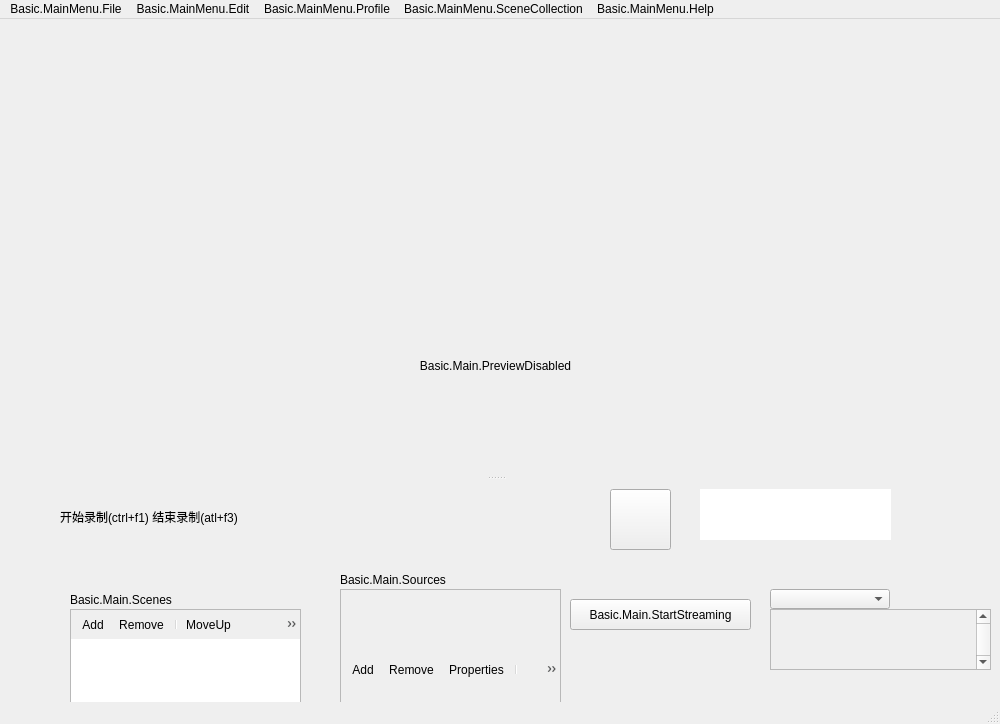
<?xml version="1.0" encoding="UTF-8"?>
<ui version="4.0">
 <author>Jim</author>
 <class>OBSBasic</class>
 <widget class="QMainWindow" name="OBSBasic">
  <property name="geometry">
   <rect>
    <x>0</x>
    <y>0</y>
    <width>1000</width>
    <height>724</height>
   </rect>
  </property>
  <property name="sizePolicy">
   <sizepolicy hsizetype="Minimum" vsizetype="Minimum">
    <horstretch>0</horstretch>
    <verstretch>0</verstretch>
   </sizepolicy>
  </property>
  <property name="minimumSize">
   <size>
    <width>0</width>
    <height>0</height>
   </size>
  </property>
  <property name="windowTitle">
   <string>.MainWindow</string>
  </property>
  <property name="windowIcon">
   <iconset resource="obs.qrc">
    <normaloff>:/res/images/obs.png</normaloff>:/res/images/obs.png</iconset>
  </property>
  <property name="styleSheet">
   <string notr="true"/>
  </property>
  <widget class="QWidget" name="centralwidget">
   <widget class="QSplitter" name="mainSplitter">
    <property name="geometry">
     <rect>
      <x>60</x>
      <y>10</y>
      <width>871</width>
      <height>451</height>
     </rect>
    </property>
    <property name="orientation">
     <enum>Qt::Vertical</enum>
    </property>
    <property name="childrenCollapsible">
     <bool>false</bool>
    </property>
    <widget class="QWidget" name="verticalLayoutWidget_7">
     <layout class="QVBoxLayout" name="verticalLayout_14">
      <item>
       <layout class="QHBoxLayout" name="previewLayout">
        <property name="spacing">
         <number>2</number>
        </property>
        <item>
         <layout class="QVBoxLayout" name="previewTextLayout">
          <property name="spacing">
           <number>4</number>
          </property>
          <item>
           <widget class="OBSBasicPreview" name="preview" native="true">
            <property name="sizePolicy">
             <sizepolicy hsizetype="Expanding" vsizetype="Expanding">
              <horstretch>0</horstretch>
              <verstretch>0</verstretch>
             </sizepolicy>
            </property>
            <property name="minimumSize">
             <size>
              <width>32</width>
              <height>32</height>
             </size>
            </property>
            <property name="focusPolicy">
             <enum>Qt::ClickFocus</enum>
            </property>
            <property name="contextMenuPolicy">
             <enum>Qt::CustomContextMenu</enum>
            </property>
           </widget>
          </item>
         </layout>
        </item>
       </layout>
      </item>
      <item>
       <widget class="QLabel" name="previewDisabledLabel">
        <property name="sizePolicy">
         <sizepolicy hsizetype="Expanding" vsizetype="Expanding">
          <horstretch>0</horstretch>
          <verstretch>0</verstretch>
         </sizepolicy>
        </property>
        <property name="contextMenuPolicy">
         <enum>Qt::CustomContextMenu</enum>
        </property>
        <property name="text">
         <string>Basic.Main.PreviewDisabled</string>
        </property>
        <property name="alignment">
         <set>Qt::AlignCenter</set>
        </property>
       </widget>
      </item>
     </layout>
    </widget>
    <widget class="QWidget" name="gridLayoutWidget_2">
     <layout class="QGridLayout" name="gridLayout_2"/>
    </widget>
   </widget>
   <widget class="QPushButton" name="recordButton">
    <property name="geometry">
     <rect>
      <x>610</x>
      <y>470</y>
      <width>61</width>
      <height>61</height>
     </rect>
    </property>
    <property name="styleSheet">
     <string notr="true">
border-image: url(:/res/images/btn_play_normal.png);</string>
    </property>
    <property name="text">
     <string/>
    </property>
   </widget>
   <widget class="QPushButton" name="streamButton">
    <property name="enabled">
     <bool>true</bool>
    </property>
    <property name="geometry">
     <rect>
      <x>570</x>
      <y>580</y>
      <width>181</width>
      <height>31</height>
     </rect>
    </property>
    <property name="sizePolicy">
     <sizepolicy hsizetype="Preferred" vsizetype="Fixed">
      <horstretch>0</horstretch>
      <verstretch>0</verstretch>
     </sizepolicy>
    </property>
    <property name="styleSheet">
     <string notr="true"/>
    </property>
    <property name="text">
     <string>Basic.Main.StartStreaming</string>
    </property>
    <property name="checkable">
     <bool>false</bool>
    </property>
   </widget>
   <widget class="VScrollArea" name="scrollArea">
    <property name="geometry">
     <rect>
      <x>770</x>
      <y>590</y>
      <width>221</width>
      <height>61</height>
     </rect>
    </property>
    <property name="minimumSize">
     <size>
      <width>220</width>
      <height>0</height>
     </size>
    </property>
    <property name="frameShape">
     <enum>QFrame::StyledPanel</enum>
    </property>
    <property name="frameShadow">
     <enum>QFrame::Sunken</enum>
    </property>
    <property name="verticalScrollBarPolicy">
     <enum>Qt::ScrollBarAlwaysOn</enum>
    </property>
    <property name="horizontalScrollBarPolicy">
     <enum>Qt::ScrollBarAlwaysOff</enum>
    </property>
    <property name="widgetResizable">
     <bool>true</bool>
    </property>
    <widget class="QWidget" name="volumeWidgets">
     <property name="geometry">
      <rect>
       <x>0</x>
       <y>0</y>
       <width>202</width>
       <height>16</height>
      </rect>
     </property>
     <property name="sizePolicy">
      <sizepolicy hsizetype="Preferred" vsizetype="Maximum">
       <horstretch>0</horstretch>
       <verstretch>0</verstretch>
      </sizepolicy>
     </property>
     <layout class="QVBoxLayout" name="verticalLayout_18">
      <property name="spacing">
       <number>0</number>
      </property>
      <property name="leftMargin">
       <number>0</number>
      </property>
      <property name="topMargin">
       <number>0</number>
      </property>
      <property name="rightMargin">
       <number>0</number>
      </property>
      <property name="bottomMargin">
       <number>0</number>
      </property>
     </layout>
    </widget>
   </widget>
   <widget class="QPushButton" name="advAudioProps">
    <property name="geometry">
     <rect>
      <x>920</x>
      <y>550</y>
      <width>22</width>
      <height>22</height>
     </rect>
    </property>
    <property name="sizePolicy">
     <sizepolicy hsizetype="Maximum" vsizetype="Maximum">
      <horstretch>0</horstretch>
      <verstretch>0</verstretch>
     </sizepolicy>
    </property>
    <property name="maximumSize">
     <size>
      <width>22</width>
      <height>22</height>
     </size>
    </property>
    <property name="accessibleName">
     <string>Basic.AdvAudio</string>
    </property>
    <property name="text">
     <string notr="true"/>
    </property>
    <property name="icon">
     <iconset resource="obs.qrc">
      <normaloff>:/res/images/configuration21_16.png</normaloff>:/res/images/configuration21_16.png</iconset>
    </property>
    <property name="flat">
     <bool>true</bool>
    </property>
    <property name="themeID" stdset="0">
     <string notr="true">configIconSmall</string>
    </property>
   </widget>
   <widget class="QFrame" name="scenesFrame">
    <property name="geometry">
     <rect>
      <x>70</x>
      <y>590</y>
      <width>231</width>
      <height>131</height>
     </rect>
    </property>
    <property name="sizePolicy">
     <sizepolicy hsizetype="Expanding" vsizetype="Expanding">
      <horstretch>0</horstretch>
      <verstretch>0</verstretch>
     </sizepolicy>
    </property>
    <property name="minimumSize">
     <size>
      <width>160</width>
      <height>0</height>
     </size>
    </property>
    <property name="maximumSize">
     <size>
      <width>260</width>
      <height>16777215</height>
     </size>
    </property>
    <property name="frameShape">
     <enum>QFrame::StyledPanel</enum>
    </property>
    <property name="frameShadow">
     <enum>QFrame::Sunken</enum>
    </property>
    <layout class="QVBoxLayout" name="verticalLayout_11">
     <property name="spacing">
      <number>0</number>
     </property>
     <property name="leftMargin">
      <number>0</number>
     </property>
     <property name="topMargin">
      <number>0</number>
     </property>
     <property name="rightMargin">
      <number>0</number>
     </property>
     <property name="bottomMargin">
      <number>0</number>
     </property>
     <item>
      <widget class="QToolBar" name="scenesToolbar">
       <property name="iconSize">
        <size>
         <width>16</width>
         <height>16</height>
        </size>
       </property>
       <property name="floatable">
        <bool>false</bool>
       </property>
       <addaction name="actionAddScene"/>
       <addaction name="actionRemoveScene"/>
       <addaction name="separator"/>
       <addaction name="actionSceneUp"/>
       <addaction name="actionSceneDown"/>
      </widget>
     </item>
     <item>
      <widget class="QListWidget" name="scenes">
       <property name="sizePolicy">
        <sizepolicy hsizetype="Preferred" vsizetype="Expanding">
         <horstretch>0</horstretch>
         <verstretch>0</verstretch>
        </sizepolicy>
       </property>
       <property name="contextMenuPolicy">
        <enum>Qt::CustomContextMenu</enum>
       </property>
       <property name="frameShape">
        <enum>QFrame::NoFrame</enum>
       </property>
       <property name="frameShadow">
        <enum>QFrame::Plain</enum>
       </property>
       <property name="showDropIndicator" stdset="0">
        <bool>true</bool>
       </property>
       <property name="dragEnabled">
        <bool>true</bool>
       </property>
       <property name="dragDropMode">
        <enum>QAbstractItemView::InternalMove</enum>
       </property>
       <property name="defaultDropAction">
        <enum>Qt::TargetMoveAction</enum>
       </property>
       <addaction name="actionRemoveScene"/>
      </widget>
     </item>
     <item>
      <spacer name="scenesFixedSizeHSpacer">
       <property name="orientation">
        <enum>Qt::Horizontal</enum>
       </property>
       <property name="sizeType">
        <enum>QSizePolicy::Fixed</enum>
       </property>
       <property name="sizeHint" stdset="0">
        <size>
         <width>150</width>
         <height>0</height>
        </size>
       </property>
      </spacer>
     </item>
    </layout>
   </widget>
   <widget class="QFrame" name="sourcesFrame">
    <property name="geometry">
     <rect>
      <x>340</x>
      <y>570</y>
      <width>221</width>
      <height>161</height>
     </rect>
    </property>
    <property name="sizePolicy">
     <sizepolicy hsizetype="Expanding" vsizetype="Expanding">
      <horstretch>0</horstretch>
      <verstretch>0</verstretch>
     </sizepolicy>
    </property>
    <property name="minimumSize">
     <size>
      <width>160</width>
      <height>0</height>
     </size>
    </property>
    <property name="maximumSize">
     <size>
      <width>260</width>
      <height>16777215</height>
     </size>
    </property>
    <property name="frameShape">
     <enum>QFrame::StyledPanel</enum>
    </property>
    <property name="frameShadow">
     <enum>QFrame::Sunken</enum>
    </property>
    <layout class="QVBoxLayout" name="verticalLayout_16">
     <property name="spacing">
      <number>0</number>
     </property>
     <property name="leftMargin">
      <number>0</number>
     </property>
     <property name="topMargin">
      <number>0</number>
     </property>
     <property name="rightMargin">
      <number>0</number>
     </property>
     <property name="bottomMargin">
      <number>0</number>
     </property>
     <item>
      <widget class="QToolBar" name="sourcesToolbar">
       <property name="iconSize">
        <size>
         <width>16</width>
         <height>16</height>
        </size>
       </property>
       <property name="floatable">
        <bool>false</bool>
       </property>
       <addaction name="actionAddSource"/>
       <addaction name="actionRemoveSource"/>
       <addaction name="actionSourceProperties"/>
       <addaction name="separator"/>
       <addaction name="actionSourceUp"/>
       <addaction name="actionSourceDown"/>
      </widget>
     </item>
     <item>
      <spacer name="sourcesFixedSizeHSpacer">
       <property name="orientation">
        <enum>Qt::Horizontal</enum>
       </property>
       <property name="sizeType">
        <enum>QSizePolicy::Fixed</enum>
       </property>
       <property name="sizeHint" stdset="0">
        <size>
         <width>150</width>
         <height>0</height>
        </size>
       </property>
      </spacer>
     </item>
    </layout>
   </widget>
   <widget class="QLabel" name="scenesLabel">
    <property name="geometry">
     <rect>
      <x>70</x>
      <y>570</y>
      <width>111</width>
      <height>21</height>
     </rect>
    </property>
    <property name="text">
     <string>Basic.Main.Scenes</string>
    </property>
   </widget>
   <widget class="QLabel" name="sourcesLabel">
    <property name="geometry">
     <rect>
      <x>340</x>
      <y>550</y>
      <width>121</width>
      <height>21</height>
     </rect>
    </property>
    <property name="text">
     <string>Basic.Main.Sources</string>
    </property>
   </widget>
   <widget class="QLabel" name="label">
    <property name="geometry">
     <rect>
      <x>60</x>
      <y>490</y>
      <width>271</width>
      <height>16</height>
     </rect>
    </property>
    <property name="text">
     <string>开始录制(ctrl+f1) 结束录制(atl+f3)</string>
    </property>
   </widget>
   <widget class="SourceListWidget" name="sources">
    <property name="geometry">
     <rect>
      <x>700</x>
      <y>470</y>
      <width>191</width>
      <height>51</height>
     </rect>
    </property>
    <property name="sizePolicy">
     <sizepolicy hsizetype="Preferred" vsizetype="Expanding">
      <horstretch>0</horstretch>
      <verstretch>0</verstretch>
     </sizepolicy>
    </property>
    <property name="contextMenuPolicy">
     <enum>Qt::CustomContextMenu</enum>
    </property>
    <property name="frameShape">
     <enum>QFrame::NoFrame</enum>
    </property>
    <property name="showDropIndicator" stdset="0">
     <bool>true</bool>
    </property>
    <property name="dragEnabled">
     <bool>true</bool>
    </property>
    <property name="dragDropMode">
     <enum>QAbstractItemView::InternalMove</enum>
    </property>
    <property name="defaultDropAction">
     <enum>Qt::TargetMoveAction</enum>
    </property>
    <property name="selectionMode">
     <enum>QAbstractItemView::ExtendedSelection</enum>
    </property>
    <addaction name="actionRemoveSource"/>
   </widget>
   <widget class="QComboBox" name="transitions">
    <property name="geometry">
     <rect>
      <x>770</x>
      <y>570</y>
      <width>120</width>
      <height>20</height>
     </rect>
    </property>
    <property name="minimumSize">
     <size>
      <width>120</width>
      <height>0</height>
     </size>
    </property>
   </widget>
  </widget>
  <widget class="QMenuBar" name="menubar">
   <property name="geometry">
    <rect>
     <x>0</x>
     <y>0</y>
     <width>1000</width>
     <height>23</height>
    </rect>
   </property>
   <widget class="QMenu" name="menu_File">
    <property name="title">
     <string>Basic.MainMenu.File</string>
    </property>
    <addaction name="actionShow_Recordings"/>
    <addaction name="actionRemux"/>
    <addaction name="separator"/>
    <addaction name="action_Settings"/>
    <addaction name="actionBasic_MainMenu_File_Source"/>
    <addaction name="actionShowSettingsFolder"/>
    <addaction name="actionShowProfileFolder"/>
    <addaction name="separator"/>
    <addaction name="actionAlwaysOnTop"/>
    <addaction name="separator"/>
    <addaction name="actionE_xit"/>
   </widget>
   <widget class="QMenu" name="menuBasic_MainMenu_Help">
    <property name="title">
     <string>Basic.MainMenu.Help</string>
    </property>
    <widget class="QMenu" name="menuLogFiles">
     <property name="title">
      <string>Basic.MainMenu.Help.Logs</string>
     </property>
     <addaction name="actionShowLogs"/>
     <addaction name="actionUploadCurrentLog"/>
     <addaction name="actionUploadLastLog"/>
     <addaction name="actionViewCurrentLog"/>
    </widget>
    <addaction name="actionWebsite"/>
    <addaction name="separator"/>
    <addaction name="menuLogFiles"/>
    <addaction name="actionCheckForUpdates"/>
   </widget>
   <widget class="QMenu" name="menuBasic_MainMenu_Edit">
    <property name="title">
     <string>Basic.MainMenu.Edit</string>
    </property>
    <widget class="QMenu" name="transformMenu">
     <property name="title">
      <string>Basic.MainMenu.Edit.Transform</string>
     </property>
     <addaction name="actionEditTransform"/>
     <addaction name="actionResetTransform"/>
     <addaction name="separator"/>
     <addaction name="actionRotate90CW"/>
     <addaction name="actionRotate90CCW"/>
     <addaction name="actionRotate180"/>
     <addaction name="separator"/>
     <addaction name="actionFlipHorizontal"/>
     <addaction name="actionFlipVertical"/>
     <addaction name="separator"/>
     <addaction name="actionFitToScreen"/>
     <addaction name="actionStretchToScreen"/>
     <addaction name="actionCenterToScreen"/>
    </widget>
    <widget class="QMenu" name="orderMenu">
     <property name="title">
      <string>Basic.MainMenu.Edit.Order</string>
     </property>
     <addaction name="actionMoveUp"/>
     <addaction name="actionMoveDown"/>
     <addaction name="separator"/>
     <addaction name="actionMoveToTop"/>
     <addaction name="actionMoveToBottom"/>
    </widget>
    <addaction name="transformMenu"/>
    <addaction name="orderMenu"/>
    <addaction name="separator"/>
    <addaction name="actionAdvAudioProperties"/>
   </widget>
   <widget class="QMenu" name="profileMenu">
    <property name="title">
     <string>Basic.MainMenu.Profile</string>
    </property>
    <addaction name="actionNewProfile"/>
    <addaction name="actionDupProfile"/>
    <addaction name="actionRenameProfile"/>
    <addaction name="actionRemoveProfile"/>
    <addaction name="separator"/>
   </widget>
   <widget class="QMenu" name="sceneCollectionMenu">
    <property name="title">
     <string>Basic.MainMenu.SceneCollection</string>
    </property>
    <addaction name="actionNewSceneCollection"/>
    <addaction name="actionDupSceneCollection"/>
    <addaction name="actionRenameSceneCollection"/>
    <addaction name="actionRemoveSceneCollection"/>
    <addaction name="separator"/>
   </widget>
   <addaction name="menu_File"/>
   <addaction name="menuBasic_MainMenu_Edit"/>
   <addaction name="profileMenu"/>
   <addaction name="sceneCollectionMenu"/>
   <addaction name="menuBasic_MainMenu_Help"/>
  </widget>
  <widget class="OBSBasicStatusBar" name="statusbar"/>
  <action name="actionAddScene">
   <property name="icon">
    <iconset resource="obs.qrc">
     <normaloff>:/res/images/add.png</normaloff>:/res/images/add.png</iconset>
   </property>
   <property name="text">
    <string>Add</string>
   </property>
   <property name="themeID" stdset="0">
    <string notr="true">addIconSmall</string>
   </property>
  </action>
  <action name="actionAddSource">
   <property name="icon">
    <iconset resource="obs.qrc">
     <normaloff>:/res/images/add.png</normaloff>:/res/images/add.png</iconset>
   </property>
   <property name="text">
    <string>Add</string>
   </property>
   <property name="themeID" stdset="0">
    <string notr="true">addIconSmall</string>
   </property>
  </action>
  <action name="actionRemoveScene">
   <property name="icon">
    <iconset resource="obs.qrc">
     <normaloff>:/res/images/list_remove.png</normaloff>:/res/images/list_remove.png</iconset>
   </property>
   <property name="text">
    <string>Remove</string>
   </property>
   <property name="shortcut">
    <string>Del</string>
   </property>
   <property name="shortcutContext">
    <enum>Qt::WidgetWithChildrenShortcut</enum>
   </property>
   <property name="themeID" stdset="0">
    <string notr="true">removeIconSmall</string>
   </property>
  </action>
  <action name="actionRemoveSource">
   <property name="icon">
    <iconset resource="obs.qrc">
     <normaloff>:/res/images/list_remove.png</normaloff>:/res/images/list_remove.png</iconset>
   </property>
   <property name="text">
    <string>Remove</string>
   </property>
   <property name="shortcut">
    <string>Del</string>
   </property>
   <property name="shortcutContext">
    <enum>Qt::WidgetWithChildrenShortcut</enum>
   </property>
   <property name="themeID" stdset="0">
    <string notr="true">removeIconSmall</string>
   </property>
  </action>
  <action name="actionSourceProperties">
   <property name="enabled">
    <bool>true</bool>
   </property>
   <property name="icon">
    <iconset resource="obs.qrc">
     <normaloff>:/res/images/properties.png</normaloff>:/res/images/properties.png</iconset>
   </property>
   <property name="text">
    <string>Properties</string>
   </property>
   <property name="themeID" stdset="0">
    <string notr="true">propertiesIconSmall</string>
   </property>
  </action>
  <action name="actionSceneUp">
   <property name="icon">
    <iconset resource="obs.qrc">
     <normaloff>:/res/images/up.png</normaloff>:/res/images/up.png</iconset>
   </property>
   <property name="text">
    <string>MoveUp</string>
   </property>
   <property name="themeID" stdset="0">
    <string notr="true">upArrowIconSmall</string>
   </property>
  </action>
  <action name="actionSourceUp">
   <property name="enabled">
    <bool>true</bool>
   </property>
   <property name="icon">
    <iconset resource="obs.qrc">
     <normaloff>:/res/images/up.png</normaloff>:/res/images/up.png</iconset>
   </property>
   <property name="text">
    <string>MoveUp</string>
   </property>
   <property name="themeID" stdset="0">
    <string notr="true">upArrowIconSmall</string>
   </property>
  </action>
  <action name="actionSceneDown">
   <property name="icon">
    <iconset resource="obs.qrc">
     <normaloff>:/res/images/down.png</normaloff>:/res/images/down.png</iconset>
   </property>
   <property name="text">
    <string>MoveDown</string>
   </property>
   <property name="themeID" stdset="0">
    <string notr="true">downArrowIconSmall</string>
   </property>
  </action>
  <action name="actionSourceDown">
   <property name="enabled">
    <bool>true</bool>
   </property>
   <property name="icon">
    <iconset resource="obs.qrc">
     <normaloff>:/res/images/down.png</normaloff>:/res/images/down.png</iconset>
   </property>
   <property name="text">
    <string>MoveDown</string>
   </property>
   <property name="themeID" stdset="0">
    <string notr="true">downArrowIconSmall</string>
   </property>
  </action>
  <action name="actionShow_Recordings">
   <property name="text">
    <string>Basic.MainMenu.File.ShowRecordings</string>
   </property>
  </action>
  <action name="actionRemux">
   <property name="text">
    <string>Basic.MainMenu.File.Remux</string>
   </property>
  </action>
  <action name="action_Settings">
   <property name="text">
    <string>Basic.MainMenu.File.Settings</string>
   </property>
  </action>
  <action name="actionE_xit">
   <property name="text">
    <string>Basic.MainMenu.File.Exit</string>
   </property>
  </action>
  <action name="actionShowLogs">
   <property name="text">
    <string>Basic.MainMenu.Help.Logs.ShowLogs</string>
   </property>
  </action>
  <action name="actionUploadLastLog">
   <property name="text">
    <string>Basic.MainMenu.Help.Logs.UploadLastLog</string>
   </property>
  </action>
  <action name="actionUploadCurrentLog">
   <property name="text">
    <string>Basic.MainMenu.Help.Logs.UploadCurrentLog</string>
   </property>
  </action>
  <action name="actionViewCurrentLog">
   <property name="text">
    <string>Basic.MainMenu.Help.Logs.ViewCurrentLog</string>
   </property>
  </action>
  <action name="actionUndo">
   <property name="enabled">
    <bool>false</bool>
   </property>
   <property name="text">
    <string>Basic.MainMenu.Edit.Undo</string>
   </property>
  </action>
  <action name="actionRedo">
   <property name="enabled">
    <bool>false</bool>
   </property>
   <property name="text">
    <string>Basic.MainMenu.Edit.Redo</string>
   </property>
  </action>
  <action name="actionEditTransform">
   <property name="text">
    <string>Basic.MainMenu.Edit.Transform.EditTransform</string>
   </property>
  </action>
  <action name="actionRotate90CW">
   <property name="text">
    <string>Basic.MainMenu.Edit.Transform.Rotate90CW</string>
   </property>
  </action>
  <action name="actionRotate90CCW">
   <property name="text">
    <string>Basic.MainMenu.Edit.Transform.Rotate90CCW</string>
   </property>
  </action>
  <action name="actionRotate180">
   <property name="text">
    <string>Basic.MainMenu.Edit.Transform.Rotate180</string>
   </property>
  </action>
  <action name="actionFitToScreen">
   <property name="text">
    <string>Basic.MainMenu.Edit.Transform.FitToScreen</string>
   </property>
   <property name="shortcut">
    <string>Ctrl+F</string>
   </property>
  </action>
  <action name="actionStretchToScreen">
   <property name="text">
    <string>Basic.MainMenu.Edit.Transform.StretchToScreen</string>
   </property>
   <property name="shortcut">
    <string>Ctrl+S</string>
   </property>
  </action>
  <action name="actionResetTransform">
   <property name="text">
    <string>Basic.MainMenu.Edit.Transform.ResetTransform</string>
   </property>
   <property name="shortcut">
    <string>Ctrl+R</string>
   </property>
  </action>
  <action name="actionCenterToScreen">
   <property name="text">
    <string>Basic.MainMenu.Edit.Transform.CenterToScreen</string>
   </property>
   <property name="shortcut">
    <string>Ctrl+D</string>
   </property>
  </action>
  <action name="actionFlipHorizontal">
   <property name="text">
    <string>Basic.MainMenu.Edit.Transform.FlipHorizontal</string>
   </property>
  </action>
  <action name="actionFlipVertical">
   <property name="text">
    <string>Basic.MainMenu.Edit.Transform.FlipVertical</string>
   </property>
  </action>
  <action name="actionMoveUp">
   <property name="text">
    <string>Basic.MainMenu.Edit.Order.MoveUp</string>
   </property>
   <property name="shortcut">
    <string>Ctrl+Up</string>
   </property>
  </action>
  <action name="actionMoveDown">
   <property name="text">
    <string>Basic.MainMenu.Edit.Order.MoveDown</string>
   </property>
   <property name="shortcut">
    <string>Ctrl+Down</string>
   </property>
  </action>
  <action name="actionMoveToTop">
   <property name="text">
    <string>Basic.MainMenu.Edit.Order.MoveToTop</string>
   </property>
   <property name="shortcut">
    <string>Ctrl+Home</string>
   </property>
  </action>
  <action name="actionMoveToBottom">
   <property name="text">
    <string>Basic.MainMenu.Edit.Order.MoveToBottom</string>
   </property>
   <property name="shortcut">
    <string>Ctrl+End</string>
   </property>
  </action>
  <action name="actionCheckForUpdates">
   <property name="text">
    <string>Basic.MainMenu.Help.CheckForUpdates</string>
   </property>
  </action>
  <action name="actionInteract">
   <property name="text">
    <string>Interact</string>
   </property>
  </action>
  <action name="actionAdvAudioProperties">
   <property name="text">
    <string>Basic.MainMenu.Edit.AdvAudio</string>
   </property>
  </action>
  <action name="actionWebsite">
   <property name="text">
    <string>Basic.MainMenu.Help.Website</string>
   </property>
  </action>
  <action name="actionNewSceneCollection">
   <property name="text">
    <string>New</string>
   </property>
  </action>
  <action name="actionDupSceneCollection">
   <property name="text">
    <string>Duplicate</string>
   </property>
  </action>
  <action name="actionRenameSceneCollection">
   <property name="text">
    <string>Rename</string>
   </property>
  </action>
  <action name="actionRemoveSceneCollection">
   <property name="text">
    <string>Remove</string>
   </property>
  </action>
  <action name="actionNewProfile">
   <property name="text">
    <string>New</string>
   </property>
  </action>
  <action name="actionDupProfile">
   <property name="text">
    <string>Duplicate</string>
   </property>
  </action>
  <action name="actionRenameProfile">
   <property name="text">
    <string>Rename</string>
   </property>
  </action>
  <action name="actionRemoveProfile">
   <property name="text">
    <string>Remove</string>
   </property>
  </action>
  <action name="actionShowSettingsFolder">
   <property name="text">
    <string>Basic.MainMenu.File.ShowSettingsFolder</string>
   </property>
  </action>
  <action name="actionShowProfileFolder">
   <property name="text">
    <string>Basic.MainMenu.File.ShowProfileFolder</string>
   </property>
  </action>
  <action name="actionAlwaysOnTop">
   <property name="checkable">
    <bool>true</bool>
   </property>
   <property name="text">
    <string>Basic.MainMenu.AlwaysOnTop</string>
   </property>
  </action>
  <action name="actionBasic_MainMenu_File_Source">
   <property name="text">
    <string>Basic.MainMenu.File.Source</string>
   </property>
  </action>
 </widget>
 <customwidgets>
  <customwidget>
   <class>OBSBasicPreview</class>
   <extends>QWidget</extends>
   <header>window-basic-preview.hpp</header>
   <container>1</container>
  </customwidget>
  <customwidget>
   <class>OBSBasicStatusBar</class>
   <extends>QStatusBar</extends>
   <header>window-basic-status-bar.hpp</header>
  </customwidget>
  <customwidget>
   <class>VScrollArea</class>
   <extends>QScrollArea</extends>
   <header>vertical-scroll-area.hpp</header>
   <container>1</container>
  </customwidget>
  <customwidget>
   <class>SourceListWidget</class>
   <extends>QListWidget</extends>
   <header>source-list-widget.hpp</header>
  </customwidget>
 </customwidgets>
 <resources>
  <include location="obs.qrc"/>
 </resources>
 <connections>
  <connection>
   <sender>actionE_xit</sender>
   <signal>triggered()</signal>
   <receiver>OBSBasic</receiver>
   <slot>close()</slot>
   <hints>
    <hint type="sourcelabel">
     <x>-1</x>
     <y>-1</y>
    </hint>
    <hint type="destinationlabel">
     <x>463</x>
     <y>351</y>
    </hint>
   </hints>
  </connection>
 </connections>
</ui>
